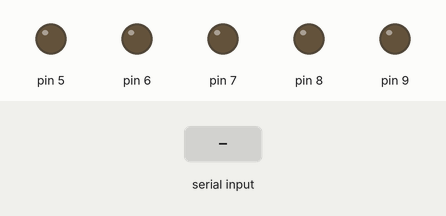
A sketch run on a simulated Arduino Uno, built with avr-gcc and run on an emulated ATmega328P. Parts: output pins drawn as LEDs (lit = HIGH). The inputs (shaded band) are chosen by the test bench.

Above: at 1.2 s.
1.3 s: "a" received over Serial
At 3.0 s:
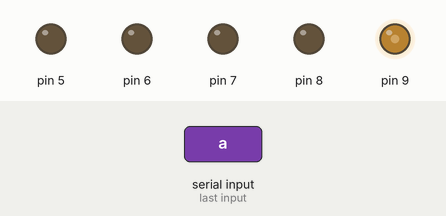
3.8 s: "90,45,200\n" received over Serial
At 5.2 s:
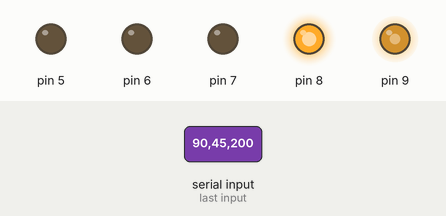
6.3 s: "b" received over Serial
At 8.0 s:
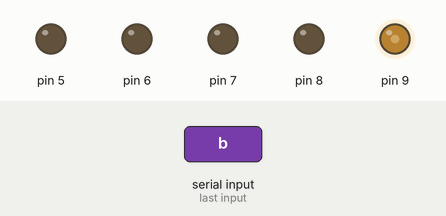
8.8 s: "90,45\n" received over Serial
At 10.1 s:
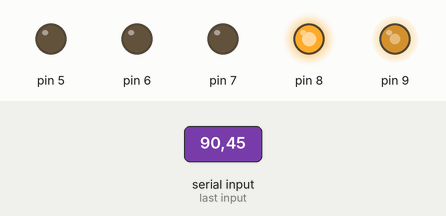
Timing chart, 0 to 11.8 s (numbered marks = the images above; inputs shaded):
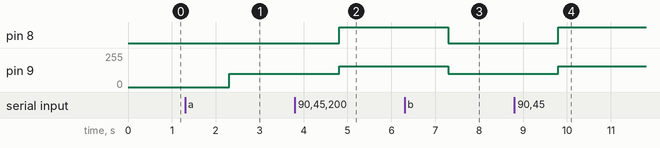

Measured:
- after the input at 1.3 s, pin 9: 0/255 → 100/255 after 1.0 s
- after the input at 3.8 s, pin 8: LOW → HIGH after 1.0 s; pin 9: 100/255 → 155/255 after 1.0 s
- after the input at 6.3 s, pin 8: HIGH → LOW after 1.0 s; pin 9: 155/255 → 100/255 after 1.0 s
- after the input at 8.8 s, pin 8: LOW → HIGH after 1.0 s; pin 9: 100/255 → 155/255 after 1.0 s

The sketch:

bluetooth_DANG_HONG_QUAN.ino
```cpp
void tien(int tocdo);
void  lui(int tocdo);
void setup()
{
  Serial.begin(9600);
  pinMode(5, OUTPUT);
  pinMode(6, OUTPUT);
  pinMode(7, OUTPUT);
  pinMode(8, OUTPUT);
  pinMode(9, OUTPUT);
}
long tx = 0, ty = 0, tz = 0, a = 0;
String sx = "", sy = "", sz = "";
void loop()
{
  int i, j, k;
  if (Serial.available())
  {
    String s = Serial.readString();
    i = s.indexOf("a");
    j = s.indexOf("b");
    k = s.length();
    sx = s.substring(0, i);
    sy = s.substring(i + 1, j);
    sz = s.substring(j + 1, k - 1);
    tx = sx.toInt();
    ty = sy.toInt();
    tz = sz.toInt();
    if (tx > 50) tien(100);
    if (tx < 50) lui(100);

  }
}
void tien(int tocdo)
{
  digitalWrite(8, 1);
  analogWrite(9, 255 - tocdo);
  // digitalWrite(in3, 0);
  //  analogWrite(in4, tocdo);
}
void  lui(int tocdo)
{
  digitalWrite(8, 0);
  analogWrite(9, tocdo);
  //  digitalWrite(in3, 1);
  // analogWrite(in4, 255 - tocdo);
}
```
